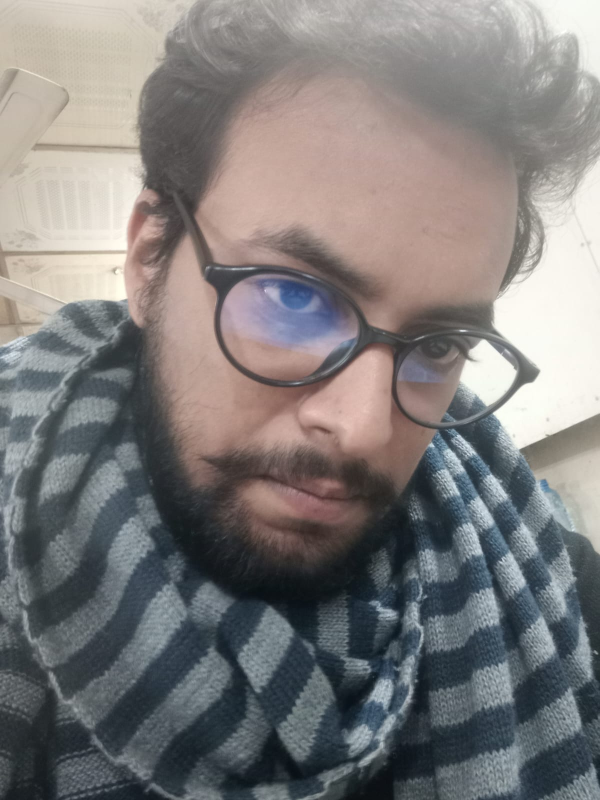
#> input picture Project 2/shaon.jpg, 1200 x 1600 px (shown at 1/2 size)
$ jupyter execute --allow-errors image_process.ipynb
#> lines starting #> are read from the running program, lines starting #| are printed output that depends on the picture
[cell 1]
from PIL import Image
import matplotlib.pyplot as plt

[cell 2]
img_path = r"C:\Users\HP\OneDrive\Pictures\Saved Pictures\WhatsApp Image 2024-12-12 at 20.29.48_b7e216eb.jpg"
#> (the rest of this cell did not finish here and is left out)

#> (a cell that did not finish here is left out)

[cell 4]
import numpy as np

#> (a cell that did not finish here is left out)

#> (a cell that did not finish here is left out)

#> (a cell that did not finish here is left out)

[cell 8]
img = Image.open('shaon.jpg')
#> img is the input picture: PIL image 1200x1600 RGB; mean R, G, B 127.4, 124.6, 123.9
img_resized = img.resize((400,300))
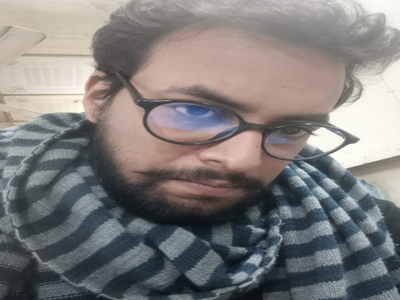
#> img_resized: PIL image 400x300 RGB; mean R, G, B 127.4, 124.6, 123.9

[cell 9]
img_resized.save('shaon_resized.jpg')

[cell 10]
import matplotlib.image as mpimg

[cell 11]
img_res = mpimg.imread('shaon_resized.jpg')
img_res_plot = plt.imshow(img_res)

[cell 12]
img_res.shape
#> Out = (300, 400, 3)

[cell 13]
import cv2

[cell 14]
img = np.array(img)
type(img)

[cell 15]
type(img)

[cell 16]
img.shape
#> Out = (1600, 1200, 3)

[cell 17]
grayscale_image = cv2.cvtColor(img,cv2.COLOR_RGB2GRAY)
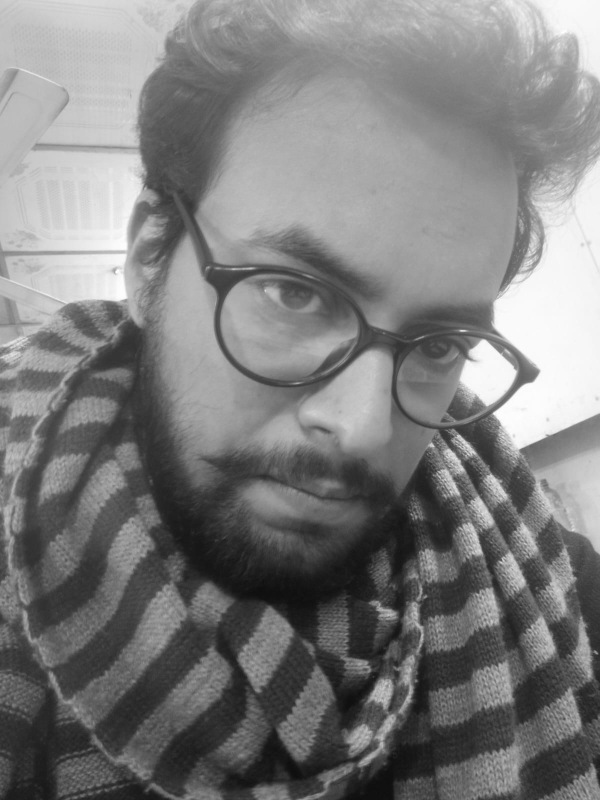
#> grayscale_image: shape (1600, 1200) (shown at 1/2 size); min 12, max 255, mean 125.4

[cell 18]
type(grayscale_image)

[cell 19]
grayscale_image.shape
#> Out = (1600, 1200)
